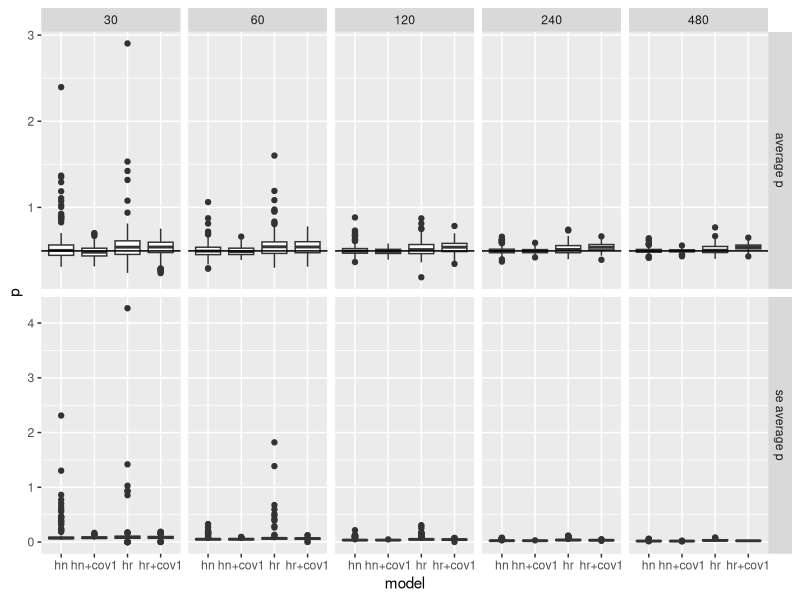

This chart was generated by the following R code:
options(stingsAsFactors=FALSE)
library(ggplot2)
big.res <- read.csv("junk.csv")


## quick plot
# load data here
results <- as.data.frame(big.res)
results <- results[,-1]
names(results) <- c("sim","n","model","p","varp")

# append the variances to the bottom of the results data.frame
results <- rbind(results,results)
results$p[(nrow(results)/2+1):nrow(results)] <- results$varp[(nrow(results)/2+1):nrow(results)]
results$varp <- NULL
results$metric <- c(rep("average p",nrow(results)/2),
                    rep("se average p",nrow(results)/2))


results$p <- as.numeric(as.character(results$p))
#results$varp <- as.numeric(as.character(results$varp))
results$n <- as.factor(as.numeric(as.character(results$n)))

# true p lines
int1 <- integrate(function(x,pars){
                    exp(-x^2/(2*exp(pars)^2))
                  },
                  upper=0.75, lower=0, pars=log(0.3))
pa.lines <- data.frame(true.p = rep(int1$value/0.75,5),
                       metric = rep("average p",5),
                       n      = unique(results$n))


p <- ggplot(results)
p <- p + geom_boxplot(aes(x=model,y=p))
p <- p + facet_grid(metric~n,scales="free_y")
p <- p + geom_hline(aes(yintercept=true.p),data=pa.lines)
#p <- p + scale_y_continuous(limits=c(0,1))
print(p)



